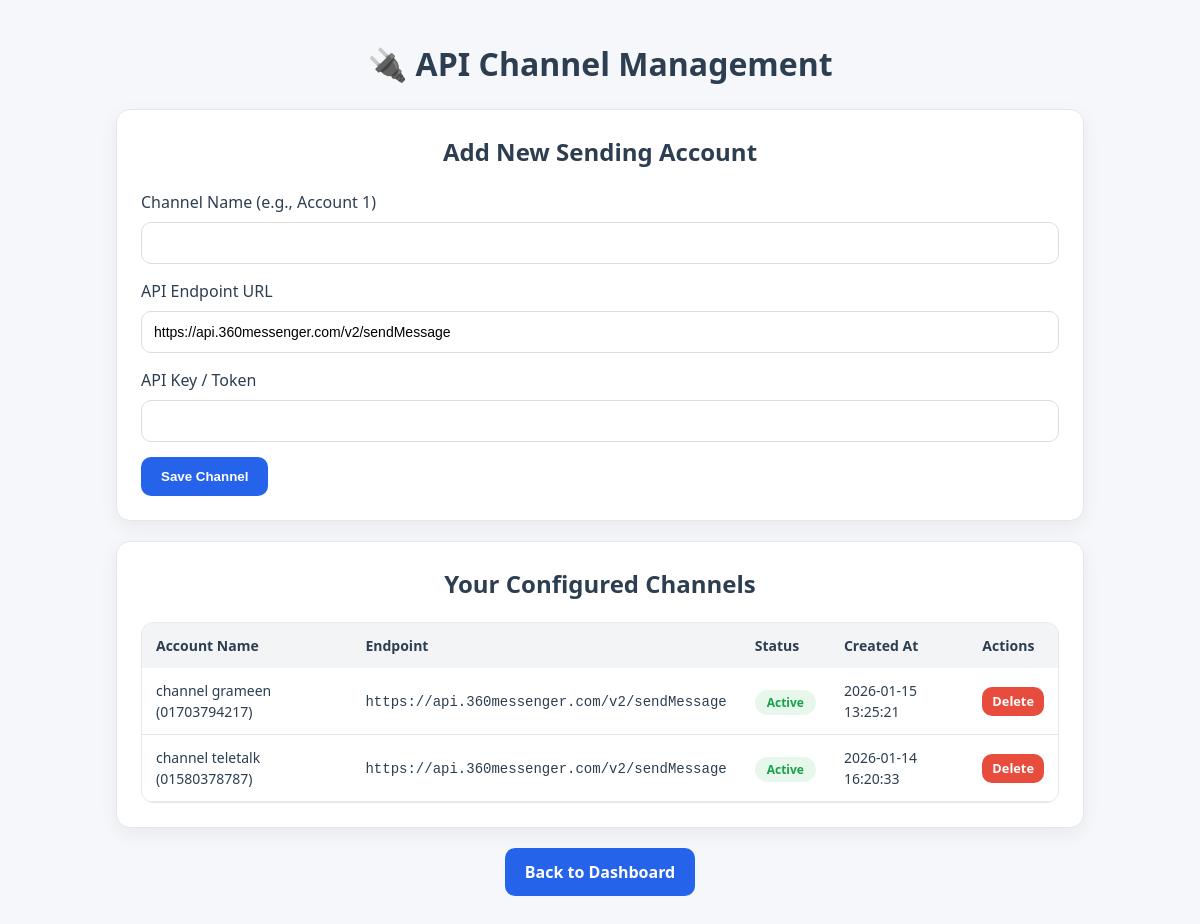
The app's page /main/public/channels.php (signed in) with its own data.
### tables this page shows
CREATE TABLE IF NOT EXISTS `channels` (
  `id` int(11) NOT NULL AUTO_INCREMENT,
  `name` varchar(100) NOT NULL,
  `api_endpoint` varchar(255) NOT NULL,
  `api_key` varchar(255) NOT NULL,
  `is_active` tinyint(1) DEFAULT 1,
  `created_at` timestamp NULL DEFAULT current_timestamp(),
  `user_id` int(11) NOT NULL,
  PRIMARY KEY (`id`),
  KEY `user_id` (`user_id`),
  CONSTRAINT `fk_channels_user` FOREIGN KEY (`user_id`) REFERENCES `users` (`id`) ON DELETE CASCADE
);

### main/public/channels.php (the view, shortened to what this page needs)
<?php
require_once __DIR__ . '/../config/db.php';
$user_id = $_SESSION['user_id'];
$page = isset($_GET['page']) ? (int)$_GET['page'] : 1;
$limit = 5;
$offset = ($page - 1) * $limit;
$stmt = $pdo->prepare("SELECT * FROM channels WHERE user_id = :user_id ORDER BY created_at DESC LIMIT :limit OFFSET :offset");
$stmt->bindValue(':user_id', $user_id, PDO::PARAM_INT);
$stmt->bindValue(':limit', $limit, PDO::PARAM_INT);
$stmt->bindValue(':offset', $offset, PDO::PARAM_INT);
$stmt->execute();
$myChannels = $stmt->fetchAll(PDO::FETCH_ASSOC);
?>
<!DOCTYPE html>
<html lang="en">
<head>
    <link rel="stylesheet" href="assets/style.css">
</head>
<body>
    <div class="container">
        <h1>🔌 API Channel Management</h1>
        <div class="card">
            <h2>Add New Sending Account</h2>
            <form method="POST">
                <div style="margin-bottom:15px;">
                    <label>Channel Name (e.g., Account 1)</label>
                    <input type="text" name="channel_name" required class="file-input" style="width:100%; border:1px solid #ddd;">
                </div>
                <div style="margin-bottom:15px;">
                    <label>API Endpoint URL</label>
                    <input type="url" name="api_endpoint" value="https://api.360messenger.com/v2/sendMessage" required class="file-input" style="width:100%; border:1px solid #ddd;">
                </div>
                <div style="margin-bottom:15px;">
                    <label>API Key / Token</label>
                    <input type="text" name="api_key" required class="file-input" style="width:100%; border:1px solid #ddd;">
                </div>
                <button type="submit" name="add_channel" class="btn">Save Channel</button>
            </form>
        </div>
        <div class="card" style="margin-top: 20px;">
            <h2>Your Configured Channels</h2>
            <div class="table-wrap">
                <table>
                    <thead>
                        <tr>
                            <th>Account Name</th>
                            <th>Endpoint</th>
                            <th>Status</th>
                            <th>Created At</th>
                            <th>Actions</th>
                        </tr>
                    </thead>
                    <tbody>
                        <?php if (empty($myChannels)): ?>
                            <tr>
                                <td colspan="4" style="text-align:center;">No channels configured yet.</td>
                            </tr>
                        <?php else: ?>
                            <?php foreach ($myChannels as $chan): ?>
                                <tr>
                                    <td><?php echo htmlspecialchars($chan['name']); ?></td>
                                    <td><code><?php echo htmlspecialchars($chan['api_endpoint']); ?></code></td>
                                    <td><span class="badge ok">Active</span></td>
                                    <td><?php echo $chan['created_at']; ?></td>
                                    <td>
                                        <a href="#" class="btn" style="background-color: #e74c3c; padding: 5px 10px; font-size: 0.8rem;" onclick="event.preventDefault(); Popup.confirm('Delete this channel?', () => window.location.href='?delete_channel=<?php echo $chan['id']; ?>', 'Confirm Deletion')">Delete</a>
                                    </td>
                                </tr>
                            <?php endforeach; ?>
                        <?php endif; ?>
                    </tbody>
                </table>
            </div>
        </div>
        <div class="row" style="margin-top: 20px;">
            <a href="index.php" class="btn">Back to Dashboard</a>
        </div>
    </div>
    <link rel="stylesheet" href="assets/popup.css">
</body>
</html>

### main/public/assets/style.css (style rules this page uses)
:root { --bg: #f5f7fb; --card: #ffffff; --text: #2c3e50; --muted: #6b7280; --primary: #2563eb; --primary-dark: #1e40af; --success: #16a34a; --success-bg: #e7f7ec; --danger: #dc2626; --danger-bg: #fde8e8; --border: #e5e7eb; --shadow: 0 6px 20px rgba(0, 0, 0, .06); --radius: 14px; }
* { box-sizing: border-box; }
body { margin: 0; font-family: system-ui, -apple-system, Segoe UI, Roboto, sans-serif; background: var(--bg); color: var(--text); line-height: 1.5; }
.container { max-width: 1000px; margin: 40px auto; padding: 0 16px; }
.card { background: var(--card); border: 1px solid var(--border); border-radius: var(--radius); box-shadow: var(--shadow); padding: 24px; margin-bottom: 20px; }
h1, h2 { text-align: center; margin-top: 0; }
.row { display: flex; gap: 16px; flex-wrap: wrap; justify-content: center; margin-bottom: 16px; }
.file-input, select, textarea, input[type="text"], input[type="email"], input[type="password"] { padding: 12px; border: 1px solid var(--border); border-radius: 10px; width: 100%; margin-top: 8px; font-size: 14px; }
.btn { appearance: none; border: none; border-radius: 10px; padding: 12px 20px; background: var(--primary); color: #fff; cursor: pointer; font-weight: 600; transition: transform 0.15s ease, background 0.15s ease; text-decoration: none; display: inline-block; }
.table-wrap { overflow-x: auto; border-radius: 12px; border: 1px solid var(--border); }
table { width: 100%; border-collapse: collapse; }
thead th { background: #f3f4f6; text-align: left; padding: 12px 14px; font-size: 14px; }
tbody td { padding: 12px 14px; border-bottom: 1px solid var(--border); font-size: 14px; }
.badge { padding: 4px 12px; border-radius: 999px; font-size: 12px; font-weight: 700; }
.badge.ok { background: var(--success-bg); color: var(--success); }

### records on screen
channels: name "channel grameen (01703794217)", api_endpoint "https://api.360messenger.com/v2/sendMessage", created_at "2026-01-15 13:25:21"
channels: name "channel teletalk (01580378787)", api_endpoint "https://api.360messenger.com/v2/sendMessage", created_at "2026-01-14 16:20:33"
